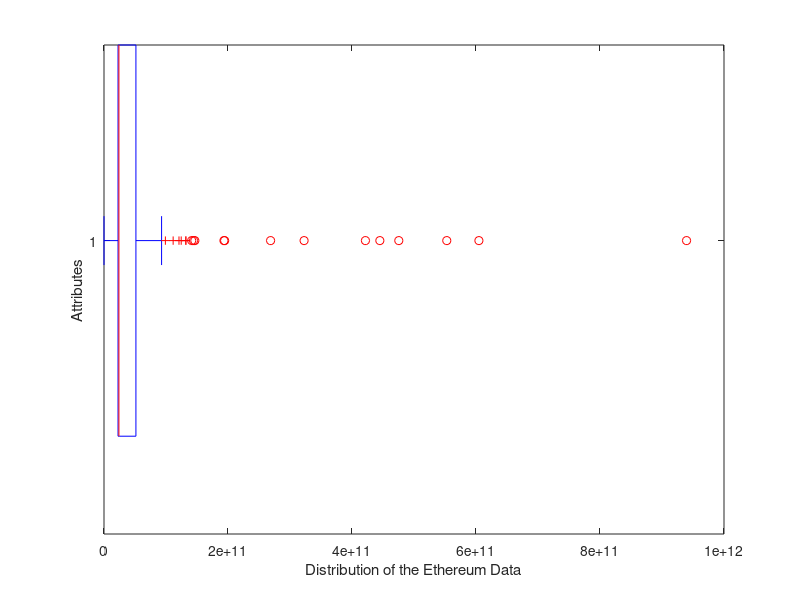

The MATLAB source for this figure:
clear all;

load data/eth_data_noTime_noReg_noPrice.dat; % 825 x 14

data = eth_data_noTime_noReg_noPrice;

Graph = boxplot(data(:,11), 'orientation', 'horizontal');
ylabel('Attributes');
xlabel('Distribution of the Ethereum Data');

print figures/test_plot -depsc;
